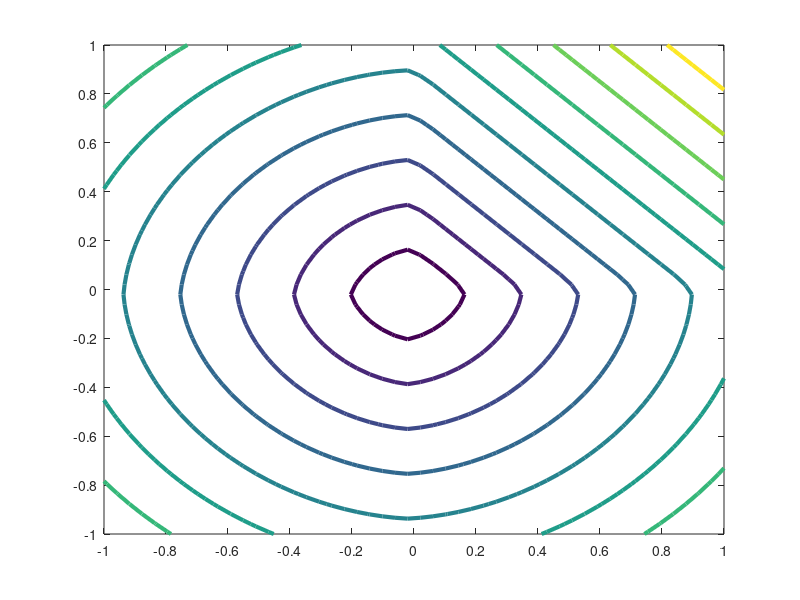

MATLAB code for this plot:

%The fast sweeping method in two dimensions. 
%S. Luo, and J. Qian, "Fast Sweeping Methods for Factored Anisotropic 
%Eikonal Equations: Multiplicative and Additive Factors," J Sci Comput 52, 360-382 (2012)
%(a) shows the arrival times after sweeping up-right. 
%(b) is an image of the arrival times after a further sweep up-left. 
%(c) displays the arrival times, T, after a further sweep down right. 
%(d) shows the final state of the arrival times, which is obtained after
%a further sweep down-left. A fifth sweep is required which does not
%update any values for the method to reach its termination condition.
clear 
% 网格数
n = 50;
W = ones(n);
x0=[n/2;n/2];
% interested domain
x = linspace(-1,1,n);
y = linspace(-1,1,n);
[X,Y] = meshgrid(x,y);
neigh = [[-1;0] [1;0] [0;1] [0;-1] [-1 ;-1] [1; -1] [-1; 1] [1 ;1]];
boundary = @(x)mod(x-1,n)+1;
ind2sub1 = @(k)[rem(k-1, n)+1; (k - rem(k-1, n) - 1)/n + 1];
sub2ind1 = @(u)(u(2)-1)*n+u(1);
Neigh = @(k,i) sub2ind1( boundary(ind2sub1(k)+neigh(:,i)) );


I = sub2ind1(x0);%19*40+20
%u:distance map
u = zeros(n)+Inf;
u(I) = 0;

[nodex,nodey]=size(u);
h=1;

[nodex,nodey]=size(u);
Order_j = [1:nodex;1:nodex;nodex:-1:1;nodex:-1:1];
Order_i = [1:nodey;nodey:-1:1;1:nodey;nodey:-1:1];
% sweeping 算法
for O = 2:4 % 不同扫描顺序 %%%调整following number 1~4改变扫描图
for i=Order_i(O,1:50) % y
for j=Order_j(O,:)    % column
% The Gauss Seidel loop
% Only carry it out if the node hasn't been set initially
if ~(isnan(u(i,j)))
if ((i>1) && (i<nodey))
uymin = min(u(i-1,j),u(i+1,j));
elseif (i==1)
uymin = u(2,j);
else
uymin = u(nodey-1,j);
end
if ((j>1)&&(j<nodex))
uxmin = min(u(i,j-1),u(i,j+1));
elseif (j==1)
uxmin = u(i,2);
else
uxmin = u(i,nodex-1);
end
if (abs(uxmin-uymin)>=h)
ubar = min(uxmin,uymin)+h;
else
ubar = (uxmin+uymin+sqrt(2*h^2-(uxmin-uymin)^2))/2;
end
u(i,j)=min(u(i,j),ubar);
end %if
end
end
end
figure;
[C,h]=contour(x,y,u)
set (h, 'LineWidth', 3);
set(gca,'xtick',-1:0.2:1)
set(gca,'ytick',[-1:0.2:1])
set(gca,'fontsize',10)
% xlabel('x');
% ylabel('y')
